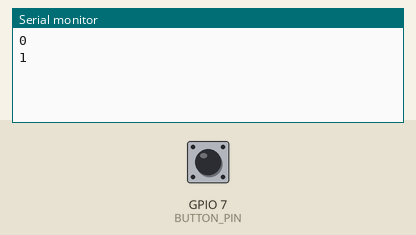
This sketch was run on a simulated ESP32-S3. Shown: the last lines printed to the serial monitor. The test bench sets the inputs (shaded band); at power-on: GPIO 7 (BUTTON_PIN) HIGH.

Above: at 1.2 s.
1.3 s: GPIO 7 (BUTTON_PIN) pulled LOW for 0.15 s
At 1.9 s:
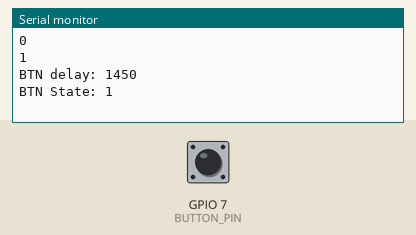
2.9 s: GPIO 7 (BUTTON_PIN) pulled LOW for 1 s
5.4 s: GPIO 7 (BUTTON_PIN) pulled LOW for 0.15 s
At 5.83 s:
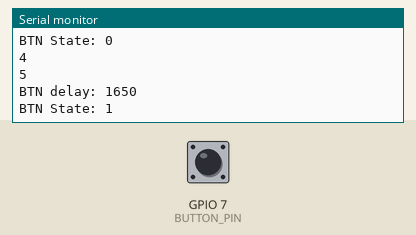
Timing chart, 0 to 8.4 s (numbered marks = the images above; inputs shaded):
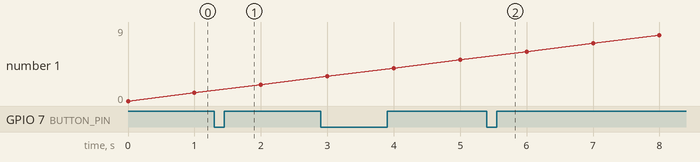

Measured:
- after the input at 1.3 s, the serial monitor: prints a new line after 0.15 s (image 1)
- after the input at 5.4 s, the serial monitor: prints a new line after 0.15 s (image 2)

The sketch:

Esp32S3_Zero_Btn_ISR.ino
```cpp
#define BUTTON_PIN 7                        // GPIO pin connected to the button
bool btn_st = false;                        // Button state T/F
int lastISRtime = 0;                        // last valid ISR trigger time
int ISRminDelay = 1000;                     // Minimum delay between ISR trigger

void IRAM_ATTR buttonISR() {
  Serial.println("BTN delay: " + String((millis() - lastISRtime)));
  if ((millis() - lastISRtime) > ISRminDelay) {
    lastISRtime = millis();
    btn_st = !btn_st; // Toggle the button's logical state
    Serial.println("BTN State: " + String(btn_st));
  }
}

void setup() {
  // put your setup code here, to run once:
  Serial.begin(115200);
  pinMode(BUTTON_PIN, INPUT_PULLUP);
  attachInterrupt(digitalPinToInterrupt(BUTTON_PIN), buttonISR, RISING);
}

void loop() {
  // put your main code here, to run repeatedly:
  for(int i=0;i<10;i++) {
    Serial.println(i);
    delay(1000);
  }
  Serial.println("LOop...");
}
```
